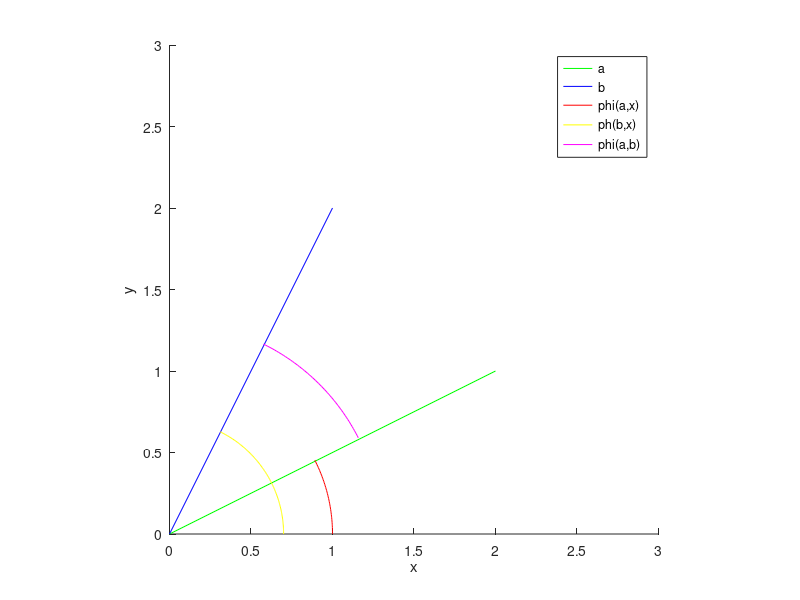

Write the MATLAB code that produced this figure.
close all;
clear all;
a = [2 1];
b = [1 2];
ang = 0:0.01:27/180*pi;
xp = cos(ang);
yp = sin(ang);

angB = 0:0.01:64/180*pi;
xpB = 0.7*cos(angB);
ypB = 0.7*sin(angB);


angC = 27/180*pi:0.01:64/180*pi;
xpC = 1.3*cos(angC);
ypC = 1.3*sin(angC);


figure(1);
hold on;
plot([0,a(1)],[0,a(2)],'g');
plot([0,b(1)],[0,b(2)],'b');

plot(xp,yp,'r');
plot(xpB,ypB,'y');
plot(xpC,ypC,'m');
axis equal;
axis([0,3,0,3]);
xlabel('x');
ylabel('y');
legend('a','b','phi(a,x)','ph(b,x)','phi(a,b)');